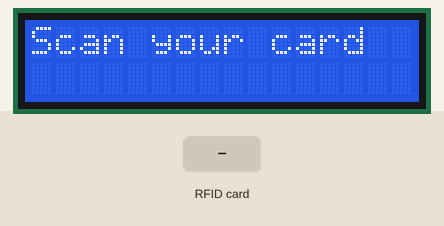
Recording of a sketch running on a simulated Arduino Uno, built with avr-gcc and run on an emulated ATmega328P. On the bench: 16×2 character LCD. The test bench sets the inputs (shaded band). What the sketch prints to the serial monitor is not drawn.

Above: at 1.3 s.
1.4 s: RFID card A1 CD BC 89 held to the reader
At 2.0 s:
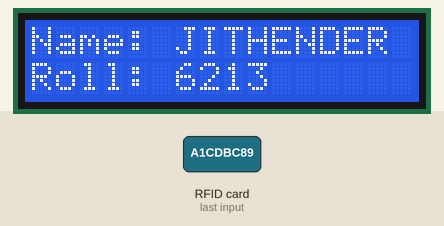
2.9 s: RFID card 04 79 27 6A B7 66 80 held to the reader
At 4.8 s:
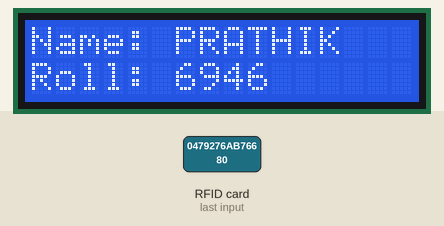
5.9 s: RFID card A1 BA F9 04 held to the reader
At 8.6 s:
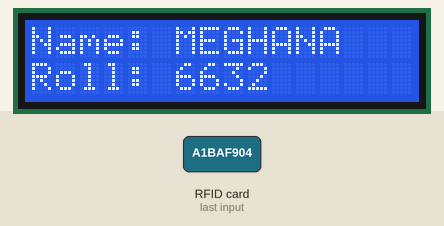
8.9 s: RFID card 5E 7A 19 C4 held to the reader
At 11.2 s:
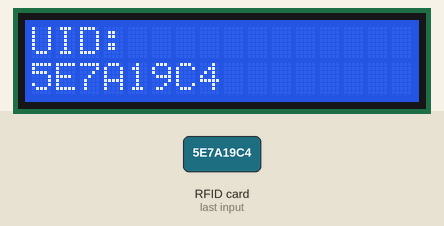
11.9 s: RFID card A1 CD BC 89 held to the reader
At 14.0 s:
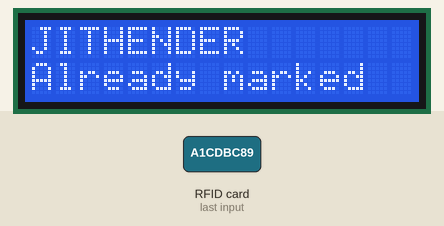
14.9 s: RFID card 04 79 27 6A B7 66 80 held to the reader
At 18.0 s:
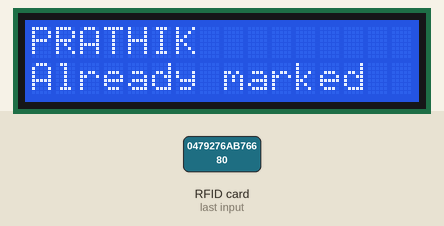
Timing chart, 0 to 19.5 s (numbered marks = the images above; inputs shaded):
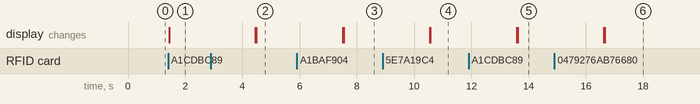

The sketch:

rfid_reader.ino
```cpp
#include <Wire.h>
#include <LiquidCrystal_I2C.h>
#include <SPI.h>
#include <MFRC522.h>

// LCD setup
LiquidCrystal_I2C lcd(0x27, 16, 2);

// RFID setup
#define SS_PIN 10
#define RST_PIN 9
MFRC522 rfid(SS_PIN, RST_PIN);

// Student data structure
struct Student {
  String uid;
  String name;
  String roll;
};

// List of students
Student students[] = {
  {"A1CDBC89", "JITHENDER", "6213"},
  {"0479276AB76680", "PRATHIK", "6946"},
  {"A1BAF904", "MEGHANA", "6632"},
  {"046FC0E2AD1490", "VAISHNAVI", "6661"},
  {"04891AE2AD1490", "JASHWANTH", "6238"}
};

const int numStudents = sizeof(students) / sizeof(students[0]);
bool attendanceMarked[numStudents] = {false}; // Track attendance status

void setup() {
  Serial.begin(9600);
  SPI.begin();
  rfid.PCD_Init();

  lcd.init();
  lcd.backlight();
  lcd.setCursor(0, 0);
  lcd.print("Scan your card");
}

void loop() {
  if (!rfid.PICC_IsNewCardPresent() || !rfid.PICC_ReadCardSerial())
    return;

  String uid = "";
  for (byte i = 0; i < rfid.uid.size; i++) {
    if (rfid.uid.uidByte[i] < 0x10) uid += "0";
    uid += String(rfid.uid.uidByte[i], HEX);
  }
  uid.toUpperCase();

  Serial.print("Scanned UID: ");
  Serial.println(uid);

  lcd.clear();

  bool found = false;
  for (int i = 0; i < numStudents; i++) {
    if (uid == students[i].uid) {
      found = true;
      if (!attendanceMarked[i]) {
        attendanceMarked[i] = true;
        lcd.setCursor(0, 0);
        lcd.print("Name: " + students[i].name);
        lcd.setCursor(0, 1);
        lcd.print("Roll: " + students[i].roll);
        Serial.println("Student: " + students[i].name + ", Roll: " + students[i].roll);
      } else {
        lcd.setCursor(0, 0);
        lcd.print(students[i].name);
        lcd.setCursor(0, 1);
        lcd.print("Already marked");
        Serial.println("Attendance already marked");
      }
      break;
    }
  }

  if (!found) {
    lcd.setCursor(0, 0);
    lcd.print("UID:");
    lcd.setCursor(0, 1);
    lcd.print(uid);
    Serial.println("Unknown card");
  }

  delay(3000); // Show info for 3 seconds
  lcd.clear();
  lcd.setCursor(0, 0);
  lcd.print("Scan your card");
}
```

Measured:
- after the input at 1.4 s, the display: changes at once (image 1)
- after the input at 2.9 s, the display: first differs from a run without the input after 1.6 s (image 2)
- after the input at 5.9 s, the display: first differs from a run without the input after 1.6 s (image 3)
- after the input at 8.9 s, the display: first differs from a run without the input after 1.7 s (image 4)
- after the input at 11.9 s, the display: first differs from a run without the input after 1.7 s (image 5)
- after the input at 14.9 s, the display: first differs from a run without the input after 1.8 s (image 6)
